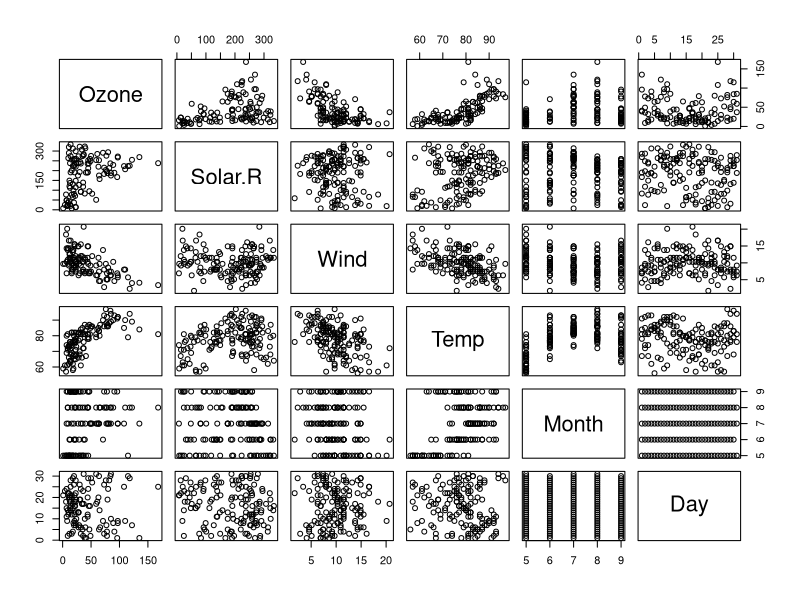
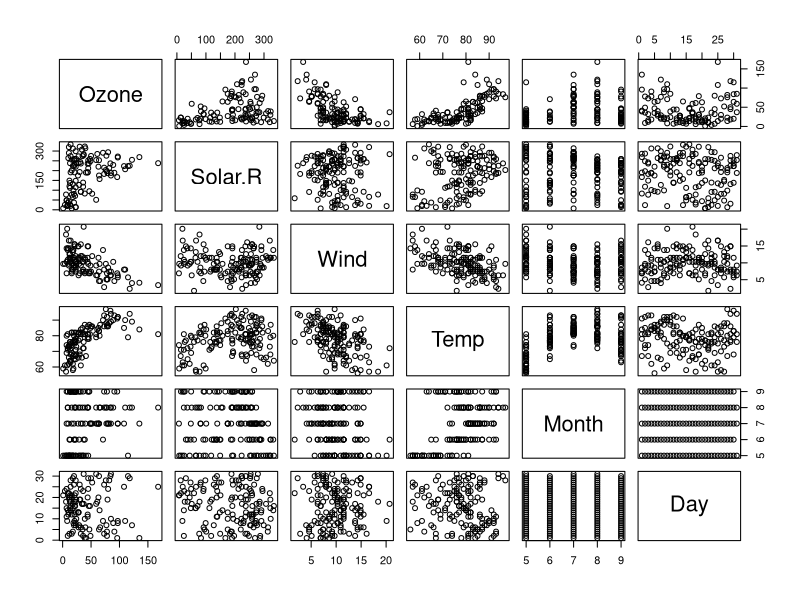

Source code (R) for these figures, in order:
## ---- chunk 1
library(datasets)
data("airquality")
summary(airquality)
## ---- chunk 2
pairs(airquality)
## ---- chunk 3
model <- lm(Ozone ~ Wind + Solar.R + Temp, data = airquality)
summary(model)
## ---- chunk 4
pairs(airquality)
